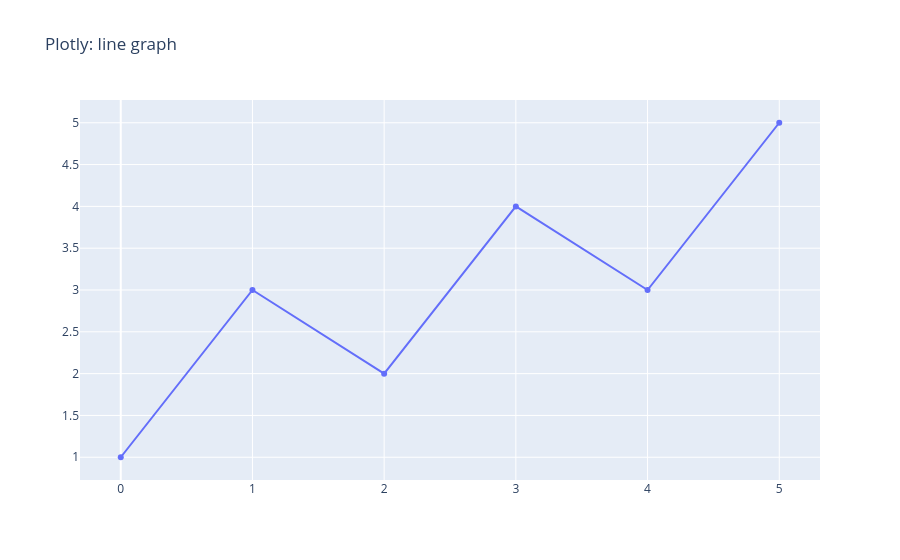

Write notebook code for a chart like this one.
### Markdown cell above
## 5 — Plotly line chart

### Code cell
import plotly.graph_objects as go
go.Figure(
    data=[go.Scatter(y=[1, 3, 2, 4, 3, 5], mode="lines+markers", name="series")],
    layout=go.Layout(title="Plotly: line graph"),
).show()

### Figure 1 — Plotly figure (JSON) as saved in the notebook; plotly's stock layout.template omitted (floating-point values rounded to 4 significant figures)
{"data": [{"mode": "lines+markers", "name": "series", "type": "scatter", "y": [1, 3, 2, 4, 3, 5]}], "layout": {"title": {"text": "Plotly: line graph"}}}
